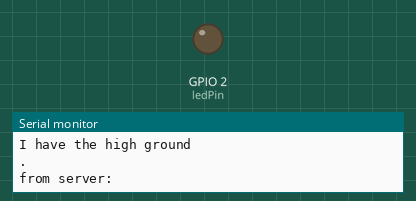
Recording of a sketch running on a simulated ESP8266 (NodeMCU). On the bench: output pins drawn as LEDs (lit = HIGH), the last lines printed to the serial monitor. WiFi joins after 1.5 s; servers stay silent unless stated.

Above: at 3.1 s.
At 5.3 s:
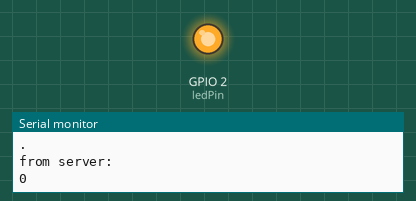
Timing chart, 0 to 7.0 s (numbered marks = the images above):
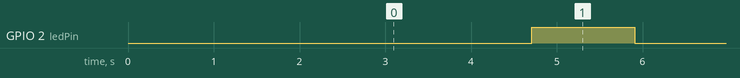

The sketch:

Get_machine_state.ino
```cpp
#include <ESP8266WiFi.h> //Bibliothèque pour faire fonctionner le composant WiFi de la carte (bas niveai)
#include <SPI.h>
#include <WiFiManager.h> //Bibliothèque pour la connection user-frindly (Server puis Client)
#include <Adafruit_NeoPixel.h>
#ifdef __AVR__
#include <avr/power.h>
#endif


/*** WIFI FRIENDLY
 *  Fonction utilisé par la bibliothèque pour l'établiessement de la première connection
 *  Permet le débogage pas nécessaire au fonctionnement
 *  Si la connection fail
***/
void configModeCallback (WiFiManager *myWiFiManager) {
  Serial.println("Entered config mode");
  Serial.println(WiFi.softAPIP());
  //if you used auto generated SSID, print it
  Serial.println(myWiFiManager->getConfigPortalSSID());
}

//PARSING
#include <string.h>
#include <stdio.h>


/***
 *  Paramètres du serveur
 */
WiFiClient client;
IPAddress remoteIP(35,189,106,175); //IP of the server is fix
unsigned int remotePort = 50000; //port ouvert sur le serveur
byte ledPin = 2;

//Specifique


#define PIN 2
#define NBRPIXEL 4
Adafruit_NeoPixel strip = Adafruit_NeoPixel(NBRPIXEL, PIN, NEO_GRB + NEO_KHZ800);


int led1, led2, led3;


/***SETUP
 *  Le Setup est plus long, il a la particularité de ne s'executer qu'une fois et donc
 *  de laisser dans le loop le minimum de choses et un code plus rapide et robuste. On execute le maximum
 *  de choses dans le setup
***/


void setup() {

  strip.show(); //Initialize all pixels to 'off'

  Serial.begin(115200); //Haute fréquence de communication (beuds) mieux
   WiFiManager wifiManager; //Init
   wifiManager.setAPCallback(configModeCallback); //Se connecte au wifi precedent en memoire
   //1 essaye l'ancien ssid pass
   //2 se mets en hostpots avec les parametre de autoconnect (par defaut APconnect et aucun mdp

   //si ça marche pas
   if (!wifiManager.autoConnect("E-Maisel config", "config")) { //ssid and password
    Serial.println("failed to connect and hit timeout");
    //rreset et recommence
    ESP.reset();
    delay(1000);
  }
   Serial.println("I have the high ground"); //Debog
   pinMode(ledPin, OUTPUT);
/***SPECIFIC DEFINE
 *  Add here specific functions
***/


}

void loop()
{

  //SPECIFIC EXECUTION
  if (led1==0){strip.setPixelColor(0,strip.Color(255, 0, 0)); strip.show() ;};// led is red and machine is being used
    if (led1==1){strip.setPixelColor(0,strip.Color(0, 255, 0)); strip.show() ;};//led is green and machine can be used
    if (led1==2){strip.setPixelColor(0,strip.Color(0, 0, 255)); strip.show() ;};//led is blue machine is reserved
    if (led2==0){strip.setPixelColor(1,strip.Color(255, 0, 0)); strip.show() ;};// led is red and machine is being used
    if (led2==1){strip.setPixelColor(1,strip.Color(0, 255, 0)); strip.show() ;};//led is green and machine can be used
    if (led2==2){strip.setPixelColor(1,strip.Color(0, 0, 255)); strip.show() ;};//led is blue machine is reserve
    if (led3==0){strip.setPixelColor(2,strip.Color(255, 0, 0)); strip.show() ;};// led is red and machine is being used
    if (led3==1){strip.setPixelColor(2,strip.Color(0, 255, 0)); strip.show() ;};//led is green and machine can be used
    if (led3==2){strip.setPixelColor(2,strip.Color(0, 0, 255)); strip.show() ;};//led is blue machine is reserve


 //CONNECTION
  client.connect(remoteIP, remotePort);   // Connection to the server
  digitalWrite(ledPin, LOW);    //debug
  Serial.println(".");
  client.write("hardware\n");  // sends the message to the server SEND hardware

  String answer = client.readStringUntil('\n');   // receives the answer from the sever should recieve OK
  //ask AGAIN

  Serial.println("from server: " + answer);
  client.write("get washing machine states\n");
  String ok = client.readStringUntil('\n');
  Serial.println(ok);

  client.write("ok\n");
  client.flush();
  String data = client.readStringUntil('\n');

  led1=data.substring(0,1).toInt(); //ça parait pas comme ça j'ai mis 3h pour trouver
  led2=data.substring(2,3).toInt();
  led3=data.substring(4,6).toInt();

    Serial.println(data);
   Serial.println(led2);
  client.flush();
  digitalWrite(ledPin, HIGH);
  delay(1000);

}
```

Measured:
- by itself, GPIO 2 (ledPin): alternates HIGH for 1.2 s and LOW for 3.0 s
